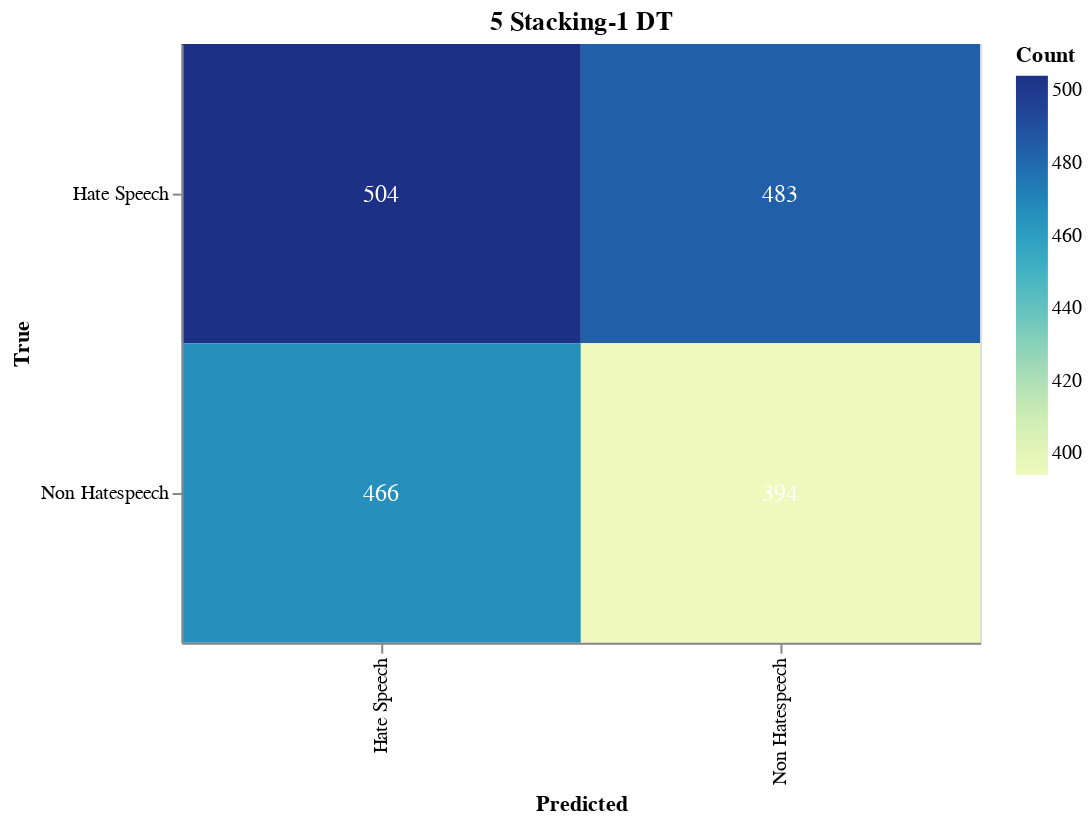

Write notebook code for a chart like this one.
### Markdown cell above
#### Save Confusion Matrix

### Code cell
import altair as alt
import altair_saver
import pandas as pd
from sklearn.metrics import confusion_matrix

# Calculate the confusion matrix
cm = confusion_matrix(true_labels, adjusted_predictions)

# Define class names
class_names = ['Hate Speech', 'Non Hatespeech']

# Convert confusion matrix to DataFrame
cm_df = pd.DataFrame(cm, index=class_names, columns=class_names).reset_index().melt(id_vars='index')
cm_df.columns = ['True', 'Predicted', 'Count']

# Ensure the order of categories
cm_df['True'] = pd.Categorical(cm_df['True'], categories=class_names, ordered=True)
cm_df['Predicted'] = pd.Categorical(cm_df['Predicted'], categories=class_names, ordered=True)

# Create the Altair plot
heatmap = alt.Chart(cm_df).mark_rect().encode(
    x=alt.X('Predicted:O', sort=class_names),
    y=alt.Y('True:O', sort=class_names),
    color='Count:Q',
    tooltip=['True', 'Predicted', 'Count']
).properties(
    width=400,
    height=300,
    title='5 Stacking-1 DT'
)

# Add text labels
text = heatmap.mark_text(
    align='center',
    baseline='middle',
    fontSize=12
).encode(
    text='Count:Q',
    color=alt.condition(
        alt.datum.Count > cm.max() / 2,
        alt.value('white'),
        alt.value('black')
    )
)

# Combine heatmap and text
final_chart = heatmap + text

# Display the plot
final_chart.show()

### Figure 1 — Vega-Lite specification as saved in the notebook (floating-point values rounded to 4 significant figures)
{"config": {"view": {"continuousWidth": 300, "continuousHeight": 300}}, "layer": [{"mark": {"type": "rect"}, "encoding": {"color": {"field": "Count", "type": "quantitative"}, "tooltip": [{"field": "True", "type": "ordinal"}, {"field": "Predicted", "type": "ordinal"}, {"field": "Count", "type": "quantitative"}], "x": {"field": "Predicted", "sort": ["Hate Speech", "Non Hatespeech"], "type": "ordinal"}, "y": {"field": "True", "sort": ["Hate Speech", "Non Hatespeech"], "type": "ordinal"}}, "title": "5 Stacking-1 DT"}, {"mark": {"type": "text", "align": "center", "baseline": "middle", "fontSize": 12}, "encoding": {"color": {"condition": {"test": "(datum.Count > 252.0)", "value": "white"}, "value": "black"}, "text": {"field": "Count", "type": "quantitative"}, "tooltip": [{"field": "True", "type": "ordinal"}, {"field": "Predicted", "type": "ordinal"}, {"field": "Count", "type": "quantitative"}], "x": {"field": "Predicted", "sort": ["Hate Speech", "Non Hatespeech"], "type": "ordinal"}, "y": {"field": "True", "sort": ["Hate Speech", "Non Hatespeech"], "type": "ordinal"}}, "title": "5 Stacking-1 DT"}], "data": {"name": "data-f80f5fa55c0a4a68b55bad472f8d348d"}, "height": 300, "width": 400, "$schema": "https://vega.github.io/schema/vega-lite/v5.17.0.json", "datasets": {"data-f80f5fa55c0a4a68b55bad472f8d348d": [{"True": "Hate Speech", "Predicted": "Hate Speech", "Count": 504}, {"True": "Non Hatespeech", "Predicted": "Hate Speech", "Count": 466}, {"True": "Hate Speech", "Predicted": "Non Hatespeech", "Count": 483}, {"True": "Non Hatespeech", "Predicted": "Non Hatespeech", "Count": 394}]}}
